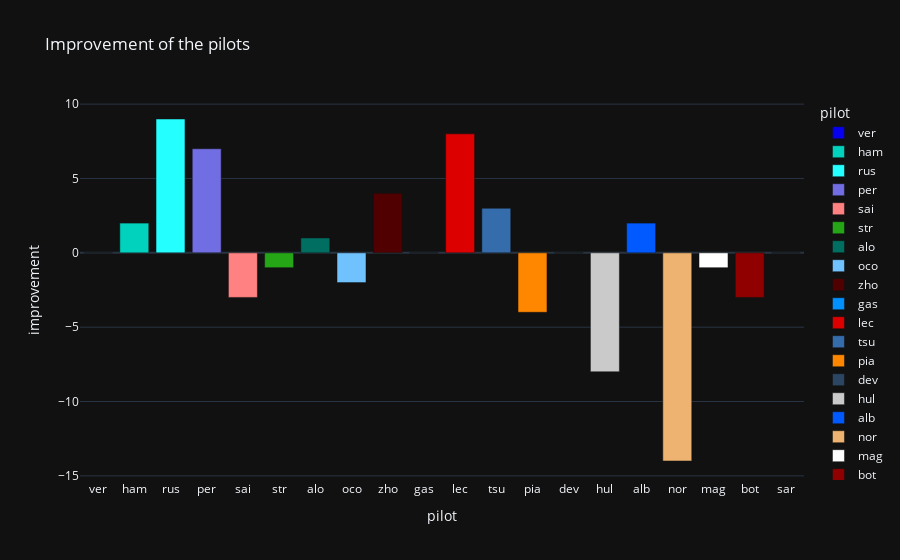

Here is the notebook cell this chart was saved with:
### Code cell
# px.scatter(last_gp, x="pilot", y="improvement", title="Improvement of the pilots", marginal_y="histogram", template="plotly_dark")
px.bar(last_gp, x="pilot", y="improvement", title="Improvement of the pilots", color="pilot", color_discrete_map=colors["pilot"], template="plotly_dark")
# invert the y axis

### Figure 1 — Plotly figure (JSON) as saved in the notebook; plotly's stock layout.template omitted (floating-point values rounded to 4 significant figures)
{"data": [{"alignmentgroup": "True", "hovertemplate": "pilot=%{x}<br>improvement=%{y}<extra></extra>", "legendgroup": "ver", "marker": {"color": "#0600ef", "pattern": {"shape": ""}}, "name": "ver", "offsetgroup": "ver", "orientation": "v", "showlegend": true, "textposition": "auto", "type": "bar", "x": ["ver"], "xaxis": "x", "y": [0], "yaxis": "y"}, {"alignmentgroup": "True", "hovertemplate": "pilot=%{x}<br>improvement=%{y}<extra></extra>", "legendgroup": "ham", "marker": {"color": "#00d2be", "pattern": {"shape": ""}}, "name": "ham", "offsetgroup": "ham", "orientation": "v", "showlegend": true, "textposition": "auto", "type": "bar", "x": ["ham"], "xaxis": "x", "y": [2], "yaxis": "y"}, {"alignmentgroup": "True", "hovertemplate": "pilot=%{x}<br>improvement=%{y}<extra></extra>", "legendgroup": "rus", "marker": {"color": "#24ffff", "pattern": {"shape": ""}}, "name": "rus", "offsetgroup": "rus", "orientation": "v", "showlegend": true, "textposition": "auto", "type": "bar", "x": ["rus"], "xaxis": "x", "y": [9], "yaxis": "y"}, {"alignmentgroup": "True", "hovertemplate": "pilot=%{x}<br>improvement=%{y}<extra></extra>", "legendgroup": "per", "marker": {"color": "#716de2", "pattern": {"shape": ""}}, "name": "per", "offsetgroup": "per", "orientation": "v", "showlegend": true, "textposition": "auto", "type": "bar", "x": ["per"], "xaxis": "x", "y": [7], "yaxis": "y"}, {"alignmentgroup": "True", "hovertemplate": "pilot=%{x}<br>improvement=%{y}<extra></extra>", "legendgroup": "sai", "marker": {"color": "#ff8181", "pattern": {"shape": ""}}, "name": "sai", "offsetgroup": "sai", "orientation": "v", "showlegend": true, "textposition": "auto", "type": "bar", "x": ["sai"], "xaxis": "x", "y": [-3], "yaxis": "y"}, {"alignmentgroup": "True", "hovertemplate": "pilot=%{x}<br>improvement=%{y}<extra></extra>", "legendgroup": "str", "marker": {"color": "#25a617", "pattern": {"shape": ""}}, "name": "str", "offsetgroup": "str", "orientation": "v", "showlegend": true, "textposition": "auto", "type": "bar", "x": ["str"], "xaxis": "x", "y": [-1], "yaxis": "y"}, {"alignmentgroup": "True", "hovertemplate": "pilot=%{x}<br>improvement=%{y}<extra></extra>", "legendgroup": "alo", "marker": {"color": "#006f62", "pattern": {"shape": ""}}, "name": "alo", "offsetgroup": "alo", "orientation": "v", "showlegend": true, "textposition": "auto", "type": "bar", "x": ["alo"], "xaxis": "x", "y": [1], "yaxis": "y"}, {"alignmentgroup": "True", "hovertemplate": "pilot=%{x}<br>improvement=%{y}<extra></extra>", "legendgroup": "oco", "marker": {"color": "#70c2ff", "pattern": {"shape": ""}}, "name": "oco", "offsetgroup": "oco", "orientation": "v", "showlegend": true, "textposition": "auto", "type": "bar", "x": ["oco"], "xaxis": "x", "y": [-2], "yaxis": "y"}, {"alignmentgroup": "True", "hovertemplate": "pilot=%{x}<br>improvement=%{y}<extra></extra>", "legendgroup": "zho", "marker": {"color": "#500000", "pattern": {"shape": ""}}, "name": "zho", "offsetgroup": "zho", "orientation": "v", "showlegend": true, "textposition": "auto", "type": "bar", "x": ["zho"], "xaxis": "x", "y": [4], "yaxis": "y"}, {"alignmentgroup": "True", "hovertemplate": "pilot=%{x}<br>improvement=%{y}<extra></extra>", "legendgroup": "gas", "marker": {"color": "#0090ff", "pattern": {"shape": ""}}, "name": "gas", "offsetgroup": "gas", "orientation": "v", "showlegend": true, "textposition": "auto", "type": "bar", "x": ["gas"], "xaxis": "x", "y": [0], "yaxis": "y"}, {"alignmentgroup": "True", "hovertemplate": "pilot=%{x}<br>improvement=%{y}<extra></extra>", "legendgroup": "lec", "marker": {"color": "#dc0000", "pattern": {"shape": ""}}, "name": "lec", "offsetgroup": "lec", "orientation": "v", "showlegend": true, "textposition": "auto", "type": "bar", "x": ["lec"], "xaxis": "x", "y": [8], "yaxis": "y"}, {"alignmentgroup": "True", "hovertemplate": "pilot=%{x}<br>improvement=%{y}<extra></extra>", "legendgroup": "tsu", "marker": {"color": "#356cac", "pattern": {"shape": ""}}, "name": "tsu", "offsetgroup": "tsu", "orientation": "v", "showlegend": true, "textposition": "auto", "type": "bar", "x": ["tsu"], "xaxis": "x", "y": [3], "yaxis": "y"}, {"alignmentgroup": "True", "hovertemplate": "pilot=%{x}<br>improvement=%{y}<extra></extra>", "legendgroup": "pia", "marker": {"color": "#ff8700", "pattern": {"shape": ""}}, "name": "pia", "offsetgroup": "pia", "orientation": "v", "showlegend": true, "textposition": "auto", "type": "bar", "x": ["pia"], "xaxis": "x", "y": [-4], "yaxis": "y"}, {"alignmentgroup": "True", "hovertemplate": "pilot=%{x}<br>improvement=%{y}<extra></extra>", "legendgroup": "dev", "marker": {"color": "#2b4562", "pattern": {"shape": ""}}, "name": "dev", "offsetgroup": "dev", "orientation": "v", "showlegend": true, "textposition": "auto", "type": "bar", "x": ["dev"], "xaxis": "x", "y": [0], "yaxis": "y"}, {"alignmentgroup": "True", "hovertemplate": "pilot=%{x}<br>improvement=%{y}<extra></extra>", "legendgroup": "hul", "marker": {"color": "#cacaca", "pattern": {"shape": ""}}, "name": "hul", "offsetgroup": "hul", "orientation": "v", "showlegend": true, "textposition": "auto", "type": "bar", "x": ["hul"], "xaxis": "x", "y": [-8], "yaxis": "y"}, {"alignmentgroup": "True", "hovertemplate": "pilot=%{x}<br>improvement=%{y}<extra></extra>", "legendgroup": "alb", "marker": {"color": "#005aff", "pattern": {"shape": ""}}, "name": "alb", "offsetgroup": "alb", "orientation": "v", "showlegend": true, "textposition": "auto", "type": "bar", "x": ["alb"], "xaxis": "x", "y": [2], "yaxis": "y"}, {"alignmentgroup": "True", "hovertemplate": "pilot=%{x}<br>improvement=%{y}<extra></extra>", "legendgroup": "nor", "marker": {"color": "#eeb370", "pattern": {"shape": ""}}, "name": "nor", "offsetgroup": "nor", "orientation": "v", "showlegend": true, "textposition": "auto", "type": "bar", "x": ["nor"], "xaxis": "x", "y": [-14], "yaxis": "y"}, {"alignmentgroup": "True", "hovertemplate": "pilot=%{x}<br>improvement=%{y}<extra></extra>", "legendgroup": "mag", "marker": {"color": "#ffffff", "pattern": {"shape": ""}}, "name": "mag", "offsetgroup": "mag", "orientation": "v", "showlegend": true, "textposition": "auto", "type": "bar", "x": ["mag"], "xaxis": "x", "y": [-1], "yaxis": "y"}, {"alignmentgroup": "True", "hovertemplate": "pilot=%{x}<br>improvement=%{y}<extra></extra>", "legendgroup": "bot", "marker": {"color": "#900000", "pattern": {"shape": ""}}, "name": "bot", "offsetgroup": "bot", "orientation": "v", "showlegend": true, "textposition": "auto", "type": "bar", "x": ["bot"], "xaxis": "x", "y": [-3], "yaxis": "y"}, {"alignmentgroup": "True", "hovertemplate": "pilot=%{x}<br>improvement=%{y}<extra></extra>", "legendgroup": "sar", "marker": {"color": "#012564", "pattern": {"shape": ""}}, "name": "sar", "offsetgroup": "sar", "orientation": "v", "showlegend": true, "textposition": "auto", "type": "bar", "x": ["sar"], "xaxis": "x", "y": [0], "yaxis": "y"}], "layout": {"barmode": "relative", "legend": {"title": {"text": "pilot"}, "tracegroupgap": 0}, "title": {"text": "Improvement of the pilots"}, "xaxis": {"anchor": "y", "categoryarray": ["ver", "ham", "rus", "per", "sai", "str", "alo", "oco", "zho", "gas", "lec", "tsu", "pia", "dev", "hul", "alb", "nor", "mag", "bot", "sar"], "categoryorder": "array", "domain": [0, 1], "title": {"text": "pilot"}}, "yaxis": {"anchor": "x", "domain": [0, 1], "title": {"text": "improvement"}}}}
